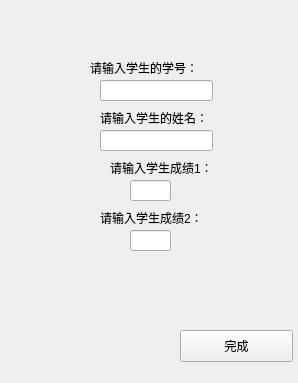
<?xml version="1.0" encoding="UTF-8"?>
<ui version="4.0">
 <class>inputStuMsg</class>
 <widget class="QWidget" name="inputStuMsg">
  <property name="geometry">
   <rect>
    <x>0</x>
    <y>0</y>
    <width>298</width>
    <height>383</height>
   </rect>
  </property>
  <property name="windowTitle">
   <string>Form</string>
  </property>
  <widget class="QLineEdit" name="stuIdLineText">
   <property name="geometry">
    <rect>
     <x>100</x>
     <y>80</y>
     <width>113</width>
     <height>21</height>
    </rect>
   </property>
  </widget>
  <widget class="QLineEdit" name="stuNameLineText">
   <property name="geometry">
    <rect>
     <x>100</x>
     <y>130</y>
     <width>113</width>
     <height>21</height>
    </rect>
   </property>
  </widget>
  <widget class="QLineEdit" name="stuScore1LineText">
   <property name="geometry">
    <rect>
     <x>130</x>
     <y>180</y>
     <width>41</width>
     <height>21</height>
    </rect>
   </property>
  </widget>
  <widget class="QLineEdit" name="stuScore2LineText">
   <property name="geometry">
    <rect>
     <x>130</x>
     <y>230</y>
     <width>41</width>
     <height>21</height>
    </rect>
   </property>
  </widget>
  <widget class="QLabel" name="label">
   <property name="geometry">
    <rect>
     <x>90</x>
     <y>60</y>
     <width>131</width>
     <height>16</height>
    </rect>
   </property>
   <property name="text">
    <string>请输入学生的学号：</string>
   </property>
  </widget>
  <widget class="QLabel" name="label_2">
   <property name="geometry">
    <rect>
     <x>100</x>
     <y>110</y>
     <width>131</width>
     <height>16</height>
    </rect>
   </property>
   <property name="text">
    <string>请输入学生的姓名：</string>
   </property>
  </widget>
  <widget class="QLabel" name="label_3">
   <property name="geometry">
    <rect>
     <x>110</x>
     <y>160</y>
     <width>131</width>
     <height>16</height>
    </rect>
   </property>
   <property name="text">
    <string>请输入学生成绩1：</string>
   </property>
  </widget>
  <widget class="QLabel" name="label_4">
   <property name="geometry">
    <rect>
     <x>100</x>
     <y>210</y>
     <width>131</width>
     <height>16</height>
    </rect>
   </property>
   <property name="text">
    <string>请输入学生成绩2：</string>
   </property>
  </widget>
  <widget class="QPushButton" name="finishBtn">
   <property name="geometry">
    <rect>
     <x>180</x>
     <y>330</y>
     <width>113</width>
     <height>32</height>
    </rect>
   </property>
   <property name="text">
    <string>完成</string>
   </property>
  </widget>
 </widget>
 <resources/>
 <connections/>
</ui>
